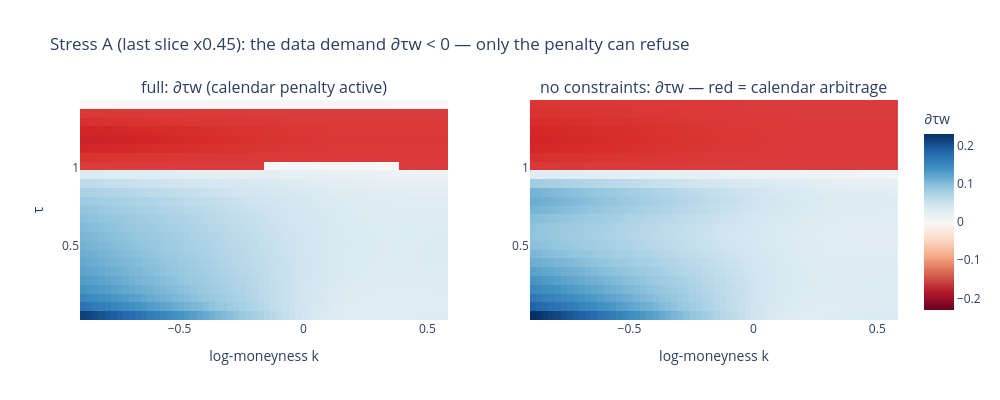
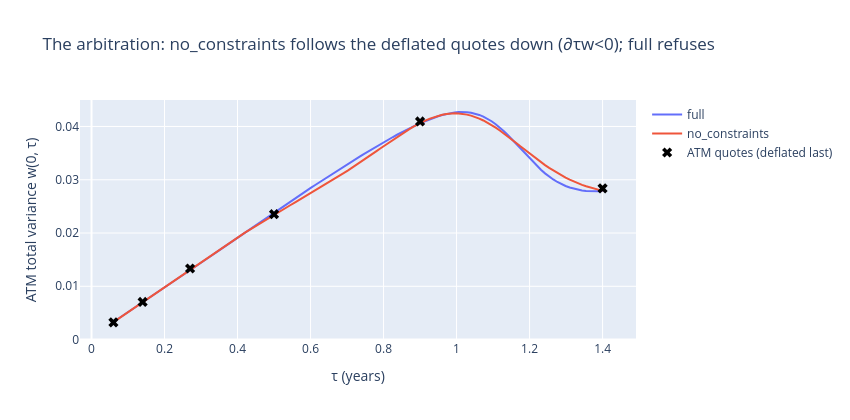

Notebook code cell kept with these figures, in order:
### Code cell
# ---------- Stress A figures: d_tau w maps + the fitted term structure at k=0 ----------
fig = make_subplots(rows=1, cols=2, subplot_titles=(
    "full: ∂τw (calendar penalty active)", "no constraints: ∂τw — red = calendar arbitrage"))
for j, name in enumerate(["full", "no_constraints"], start=1):
    wm, p_f, _ = stress[name]
    kg, tg, G, WT = surf_g_and_cal(wm, p_f, *EXT_DOM_A)
    fig.add_trace(go.Heatmap(z=WT, x=kg, y=tg, zmid=0, colorscale="RdBu",
                             showscale=(j == 2), colorbar=dict(title="∂τw")), 1, j)
    fig.add_trace(viol_overlay(WT, kg, tg), 1, j)
fig.update_xaxes(title_text="log-moneyness k")
fig.update_yaxes(title_text="τ", col=1)
fig.update_layout(width=1000, height=400,
                  title="Stress A (last slice x0.45): the data demand ∂τw < 0 — only the penalty can refuse")
fig.show()

# ATM term structure: quotes vs both fits — where the arbitration is visible to the eye
tt_line = onp.linspace(t_lo_a, t_hi_a, 120)
fig = go.Figure()
for name, col in [("full", "#636efa"), ("no_constraints", "#ef553b")]:
    wm, p_f, _ = stress[name]
    w_line = onp.asarray(wm(p_f, np.array(onp.zeros_like(tt_line)), np.array(tt_line)))
    fig.add_trace(go.Scatter(x=tt_line, y=w_line, name=name, line=dict(color=col)))
th_q = onp.array([float(onp.interp(0.0, kq_a[tq_a == t], wq_a[tq_a == t])) for t in t_un])
fig.add_trace(go.Scatter(x=t_un, y=th_q, mode="markers", name="ATM quotes (deflated last)",
                         marker=dict(color="black", size=9, symbol="x")))
fig.update_layout(width=850, height=420, xaxis_title="τ (years)",
                  yaxis_title="ATM total variance w(0, τ)",
                  title="The arbitration: no_constraints follows the deflated quotes down (∂τw<0); full refuses")
fig.show()
